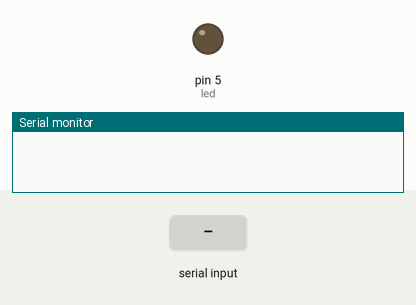
A sketch run on a simulated Arduino Uno, built with avr-gcc and run on an emulated ATmega328P. On the bench: output pins drawn as LEDs (lit = HIGH), the last lines printed to the serial monitor. Inputs (shaded band) come from the test bench.

Above: at 1.2 s.
1.3 s: "l" received over the second serial link
At 1.7 s:
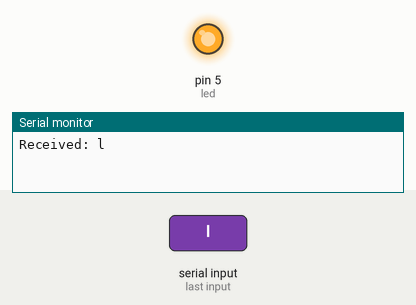
2.8 s: "1" received over the second serial link
At 4.1 s:
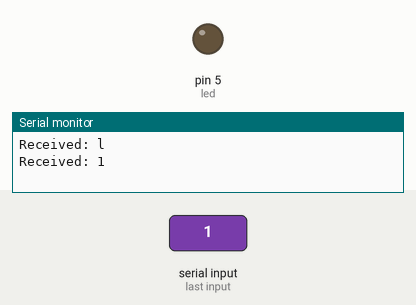
Timing chart, 0 to 5.8 s (numbered marks = the images above; inputs shaded):
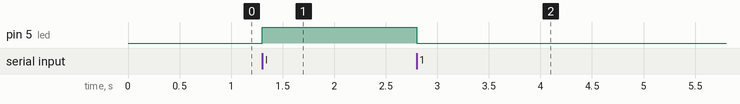

Measured:
- after the input at 1.3 s, pin 5 (led): LOW → HIGH at once
- after the input at 2.8 s, pin 5 (led): HIGH → LOW at once

The sketch:

hc05.ino
```cpp
#include <SoftwareSerial.h>

SoftwareSerial hc05 (2, 3);
int led = 5;

void setup() {
  // put your setup code here, to run once:
  Serial.begin (9600);
  hc05.begin (9600);
  pinMode (led, OUTPUT);
  digitalWrite (led, LOW);
}

void loop() {
  // put your main code here, to run repeatedly:
  if (hc05.available () > 0) {
    char c = hc05.read ();
    Serial.print ("Received: "); Serial.println (c);
    if (c == 'l') {
      digitalWrite (led, HIGH);
    } else {
      digitalWrite (led, LOW);
    }
  }
}
```
